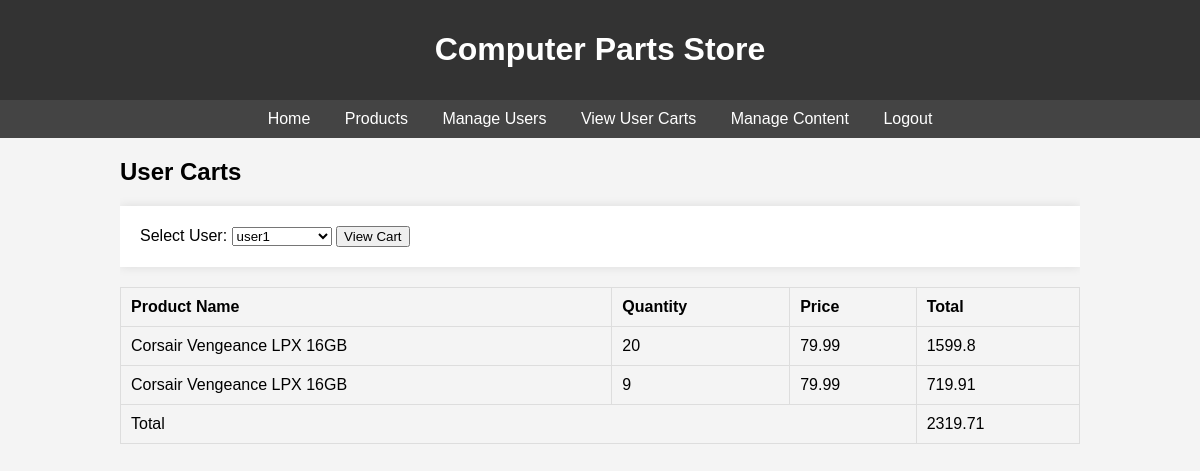
The page /pages/view_carts.php?user_id=1 (signed in) on the database its author committed.
### tables this page shows
CREATE TABLE `cart` (
  `id` int(11) NOT NULL,
  `user_id` int(11) DEFAULT NULL,
  `product_id` int(11) DEFAULT NULL,
  `quantity` int(11) DEFAULT NULL,
  `added_at` timestamp NOT NULL DEFAULT current_timestamp()
);

CREATE TABLE `products` (
  `id` int(11) NOT NULL,
  `name` varchar(255) NOT NULL,
  `description` text NOT NULL,
  `price` decimal(10,2) NOT NULL,
  `quantity` int(11) NOT NULL,
  `category_id` int(11) DEFAULT NULL
);

### pages/view_carts.php (the view, shortened to what this page needs)
<?php
include('../includes/template.php');
include('../includes/db.php');
?>
<h2>User Carts</h2>
<form method="GET" action="view_carts.php">
    <label for="user_id">Select User:</label>
    <select id="user_id" name="user_id">
        <?php
        $sql = "SELECT id, username FROM users WHERE account_type='customer'";
        $result = $conn->query($sql);
        if ($result->num_rows > 0) {
            while($user = $result->fetch_assoc()) {
                $selected = isset($_GET['user_id']) && $_GET['user_id'] == $user['id'] ? "selected" : "";
                echo "<option value='" . $user['id'] . "' $selected>" . $user['username'] . "</option>";
            }
        } else {
            echo "<option value=''>No users available</option>";
        }
        ?>
    </select>
    <input type="submit" value="View Cart">
</form>
<div id="cart-list">
    <?php
    if (isset($_GET['user_id']) && $_GET['user_id'] !== '') {
        $user_id = $conn->real_escape_string($_GET['user_id']);
        $sql = "SELECT cart.id, products.name, cart.quantity, products.price
                FROM cart
                JOIN products ON cart.product_id = products.id
                WHERE cart.user_id = $user_id";
        $result = $conn->query($sql);
        if ($result->num_rows > 0) {
            echo "<table><tr><th>Product Name</th><th>Quantity</th><th>Price</th><th>Total</th></tr>";
            $total = 0;
            while($row = $result->fetch_assoc()) {
                $subtotal = $row['quantity'] * $row['price'];
                $total += $subtotal;
                echo "<tr><td>" . $row['name'] . "</td><td>" . $row['quantity'] . "</td><td>" . $row['price'] . "</td><td>" . $subtotal . "</td></tr>";
            }
            echo "<tr><td colspan='3'>Total</td><td>" . $total . "</td></tr>";
            echo "</table>";
        } else {
            echo "No products in the cart.";
        }
    }
    ?>
</div>

### includes/styles.css (style rules this page uses)
body { font-family: Arial, sans-serif; background-color: #f4f4f4; margin: 0; padding: 0; }
table { width: 100%; border-collapse: collapse; margin-bottom: 20px; }
table, th, td { border: 1px solid #ddd; }
th, td { padding: 10px; text-align: left; }
th { background-color: #f4f4f4; }
form { background: #fff; padding: 20px; box-shadow: 0 0 10px rgba(0, 0, 0, 0.1); margin-bottom: 20px; }

### rows shown on the page
cart: product.name "Corsair Vengeance LPX 16GB", quantity "20", product.price "79.99", quantity.price "1599.8"
cart: product.name "Corsair Vengeance LPX 16GB", quantity "9", product.price "79.99", quantity.price "719.91"

### other values the page prints
$total "2319.71"
form field user_id "user1"
